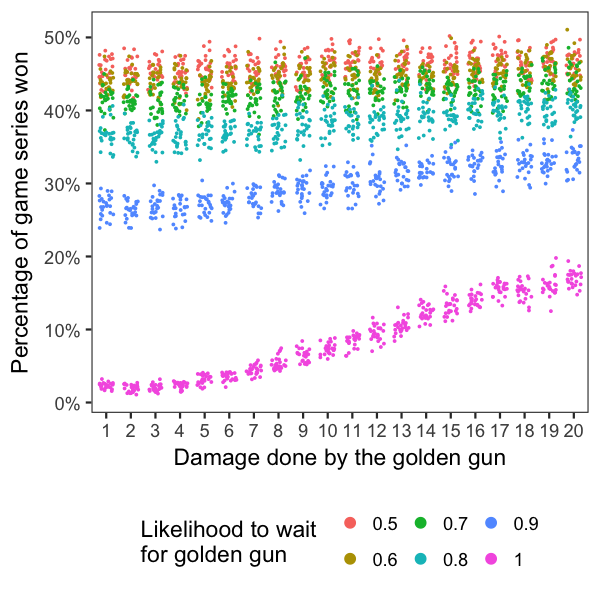

The R source for this figure:
library(ggplot2)
setwd("~/github/kalashnikov/analysis/BetterGoldenGun//")
stats <- read.table("data.tsv", sep="\t", header=T)
stats$goldenStrat <- as.factor(stats$goldenStrat)
stats$goldenGunDmg <- as.factor(stats$goldenGunDmg)

ggplot() +
  theme_bw() + theme(panel.grid = element_blank(), legend.position = c(0.75, 0.2)) +
  theme(legend.position="bottom") +
  geom_jitter(width=0.3,data = stats, aes(x = goldenGunDmg, y = wins, col=goldenStrat), size=0.2) +
  scale_x_discrete(breaks=seq(1,20,1)) +
  guides(colour = guide_legend(nrow = 2, override.aes = list(size=2))) +
  labs(col = "Likelihood to wait \nfor golden gun") +
  xlab("Damage done by the golden gun") +
  ylab("Percentage of game series won") +
  scale_y_continuous(breaks=c(0,100,200,300,400,500), labels=c("0%","10%","20%","30%","40%","50%"))
ggsave("BetterGoldenGun.png", width = 4, height = 4, dpi=150)
